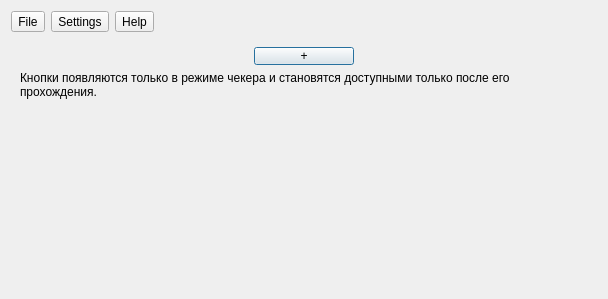
<?xml version="1.0" encoding="UTF-8"?>
<ui version="4.0">
 <class>Dialog</class>
 <widget class="QDialog" name="Dialog">
  <property name="geometry">
   <rect>
    <x>0</x>
    <y>0</y>
    <width>608</width>
    <height>299</height>
   </rect>
  </property>
  <property name="minimumSize">
   <size>
    <width>453</width>
    <height>0</height>
   </size>
  </property>
  <property name="windowTitle">
   <string>Automatizator</string>
  </property>
  <layout class="QVBoxLayout" name="verticalLayout_2">
   <item>
    <layout class="QHBoxLayout" name="layout_bar">
     <item>
      <widget class="QToolButton" name="menu_file">
       <property name="text">
        <string>File</string>
       </property>
      </widget>
     </item>
     <item>
      <widget class="QToolButton" name="menu_settings">
       <property name="text">
        <string>Settings</string>
       </property>
      </widget>
     </item>
     <item>
      <widget class="QToolButton" name="menu_help">
       <property name="text">
        <string>Help</string>
       </property>
      </widget>
     </item>
     <item>
      <spacer name="spacer_menu">
       <property name="orientation">
        <enum>Qt::Horizontal</enum>
       </property>
       <property name="sizeHint" stdset="0">
        <size>
         <width>40</width>
         <height>20</height>
        </size>
       </property>
      </spacer>
     </item>
    </layout>
   </item>
   <item>
    <widget class="QScrollArea" name="scroll_main">
     <property name="frameShape">
      <enum>QFrame::NoFrame</enum>
     </property>
     <property name="widgetResizable">
      <bool>true</bool>
     </property>
     <widget class="QWidget" name="widget_main">
      <property name="geometry">
       <rect>
        <x>0</x>
        <y>0</y>
        <width>584</width>
        <height>241</height>
       </rect>
      </property>
      <layout class="QVBoxLayout" name="verticalLayout">
       <item>
        <layout class="QHBoxLayout" name="layout_add_action">
         <property name="topMargin">
          <number>0</number>
         </property>
         <item>
          <widget class="QPushButton" name="button_add_action0">
           <property name="maximumSize">
            <size>
             <width>100</width>
             <height>18</height>
            </size>
           </property>
           <property name="text">
            <string>+</string>
           </property>
          </widget>
         </item>
        </layout>
       </item>
       <item>
        <layout class="QVBoxLayout" name="layout_tabs">
         <property name="topMargin">
          <number>0</number>
         </property>
        </layout>
       </item>
       <item>
        <widget class="QLabel" name="buttons_info">
         <property name="text">
          <string>Кнопки появляются только в режиме чекера и становятся доступными только после его прохождения.</string>
         </property>
         <property name="textFormat">
          <enum>Qt::AutoText</enum>
         </property>
         <property name="scaledContents">
          <bool>false</bool>
         </property>
         <property name="wordWrap">
          <bool>true</bool>
         </property>
        </widget>
       </item>
       <item>
        <layout class="QVBoxLayout" name="layout_buttons"/>
       </item>
       <item>
        <spacer name="spacer_dialog">
         <property name="orientation">
          <enum>Qt::Vertical</enum>
         </property>
         <property name="sizeHint" stdset="0">
          <size>
           <width>20</width>
           <height>40</height>
          </size>
         </property>
        </spacer>
       </item>
      </layout>
     </widget>
    </widget>
   </item>
  </layout>
 </widget>
 <resources/>
 <connections/>
</ui>
